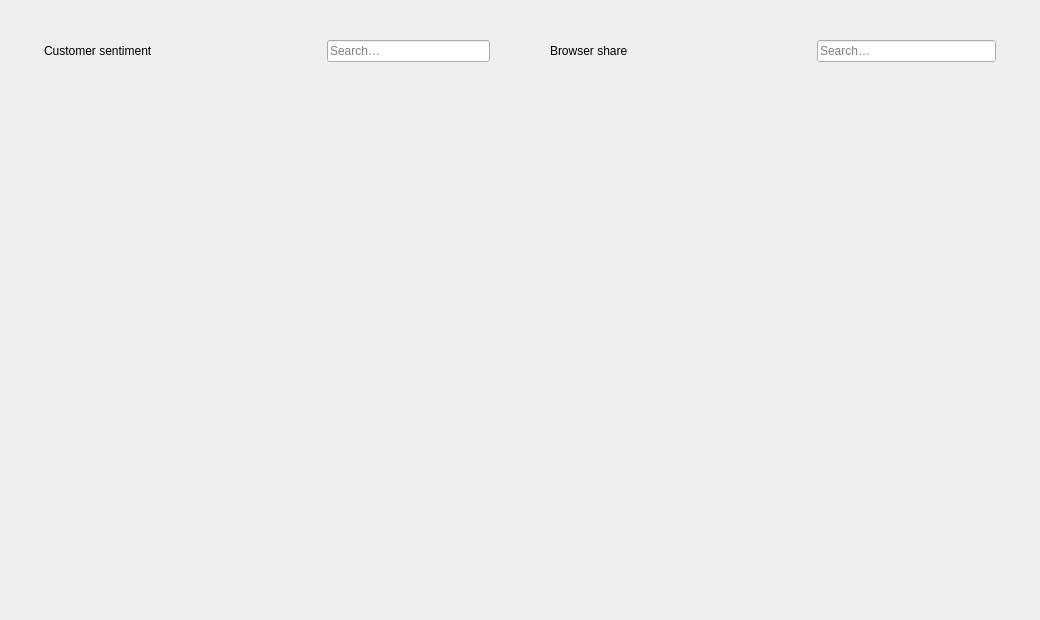
<?xml version="1.0" encoding="UTF-8"?>
<ui version="4.0">
 <class>MainWindow</class>
 <widget class="QMainWindow" name="MainWindow">
  <property name="geometry">
   <rect>
    <x>0</x>
    <y>0</y>
    <width>1040</width>
    <height>620</height>
   </rect>
  </property>
  <property name="windowTitle">
   <string>QCustomBubbleChart — preview</string>
  </property>
  <widget class="QWidget" name="centralwidget">
   <layout class="QHBoxLayout" name="cardsRow" stretch="1,1">
    <property name="spacing">
     <number>20</number>
    </property>
    <property name="leftMargin">
     <number>24</number>
    </property>
    <property name="topMargin">
     <number>24</number>
    </property>
    <property name="rightMargin">
     <number>24</number>
    </property>
    <property name="bottomMargin">
     <number>24</number>
    </property>
    <item>
     <widget class="QFrame" name="sentCard">
      <property name="frameShape">
       <enum>QFrame::NoFrame</enum>
      </property>
      <layout class="QVBoxLayout" name="sentLayout" stretch="0,1">
       <property name="spacing">
        <number>10</number>
       </property>
       <property name="leftMargin">
        <number>20</number>
       </property>
       <property name="topMargin">
        <number>16</number>
       </property>
       <property name="rightMargin">
        <number>20</number>
       </property>
       <property name="bottomMargin">
        <number>16</number>
       </property>
       <item>
        <layout class="QHBoxLayout" name="sentHead">
         <item>
          <widget class="QLabel" name="sentTitle">
           <property name="text">
            <string>Customer sentiment</string>
           </property>
          </widget>
         </item>
         <item>
          <spacer name="sentHeadSpacer">
           <property name="orientation">
            <enum>Qt::Horizontal</enum>
           </property>
           <property name="sizeHint" stdset="0">
            <size>
             <width>40</width>
             <height>20</height>
            </size>
           </property>
          </spacer>
         </item>
         <item>
          <widget class="QLineEdit" name="sentSearch">
           <property name="maximumSize">
            <size>
             <width>180</width>
             <height>16777215</height>
            </size>
           </property>
           <property name="placeholderText">
            <string>Search…</string>
           </property>
          </widget>
         </item>
        </layout>
       </item>
       <item>
        <widget class="QCustomBubbleChart" name="sentChart">
         <property name="groupByCategory" stdset="0">
          <bool>true</bool>
         </property>
        </widget>
       </item>
      </layout>
     </widget>
    </item>
    <item>
     <widget class="QFrame" name="shareCard">
      <property name="frameShape">
       <enum>QFrame::NoFrame</enum>
      </property>
      <layout class="QVBoxLayout" name="shareLayout" stretch="0,1">
       <property name="spacing">
        <number>10</number>
       </property>
       <property name="leftMargin">
        <number>20</number>
       </property>
       <property name="topMargin">
        <number>16</number>
       </property>
       <property name="rightMargin">
        <number>20</number>
       </property>
       <property name="bottomMargin">
        <number>16</number>
       </property>
       <item>
        <layout class="QHBoxLayout" name="shareHead">
         <item>
          <widget class="QLabel" name="shareTitle">
           <property name="text">
            <string>Browser share</string>
           </property>
          </widget>
         </item>
         <item>
          <spacer name="shareHeadSpacer">
           <property name="orientation">
            <enum>Qt::Horizontal</enum>
           </property>
           <property name="sizeHint" stdset="0">
            <size>
             <width>40</width>
             <height>20</height>
            </size>
           </property>
          </spacer>
         </item>
         <item>
          <widget class="QLineEdit" name="shareSearch">
           <property name="maximumSize">
            <size>
             <width>180</width>
             <height>16777215</height>
            </size>
           </property>
           <property name="placeholderText">
            <string>Search…</string>
           </property>
          </widget>
         </item>
        </layout>
       </item>
       <item>
        <widget class="QCustomBubbleChart" name="shareChart">
         <property name="minLabelRadius" stdset="0">
          <double>12.000000000000000</double>
         </property>
        </widget>
       </item>
      </layout>
     </widget>
    </item>
   </layout>
  </widget>
 </widget>
 <customwidgets>
  <customwidget>
   <class>QCustomBubbleChart</class>
   <extends>QWidget</extends>
   <header location="global">Custom_Widgets.QCustomBubbleChart.h</header>
  </customwidget>
 </customwidgets>
 <resources/>
 <connections/>
</ui>
